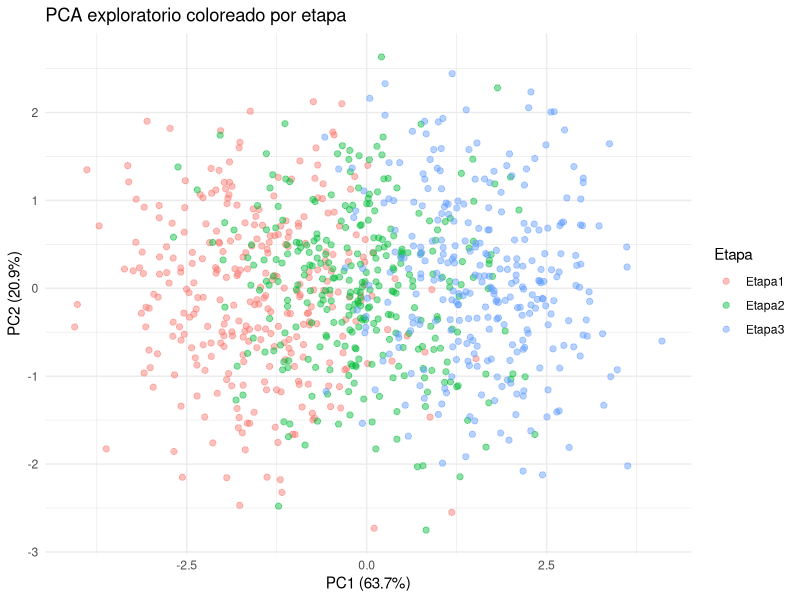
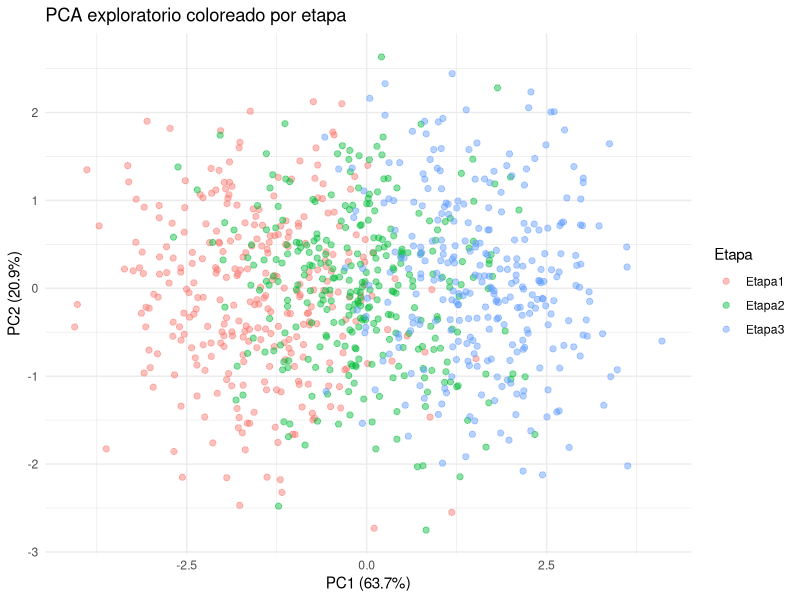

Write the R code that produced these figures, in order. (Note: this script raises an error after producing the figures.)
# Fundamentos de programación en R
# Unidad 6. Reportes reproducibles con Quarto
# Script para ejercicio: del script al reporte reproducible

# Este script corre completo, pero no está explicado línea por línea.
# La actividad consiste en identificar qué hace cada bloque y organizarlo
# dentro de un reporte Quarto (.qmd).


# Paquetes ---------------------------------------------------------------

library(readxl)
library(dplyr)
library(ggplot2)


# Datos ------------------------------------------------------------------

# Importar datos desde Excel.
# Recuerda: este script está pensado para ejecutarse desde la raíz del proyecto.
datos <- read_excel("data/U6_datos_pca.xlsx")

# Exploración inicial de la tabla.
head(datos)
dim(datos)
names(datos)
str(datos)


# Preparación de datos ---------------------------------------------------

# Separar columnas de metadatos.
metadatos <- datos %>%
  select(muestra, etapa, tratamiento, sitio)

# Seleccionar variables numéricas para el PCA.
genes <- c("TAR", "ARF", "CO", "GA")

datos_pca <- datos %>%
  select(all_of(genes))

# Revisar objetos creados.
head(metadatos)
head(datos_pca)


# PCA --------------------------------------------------------------------

# Ejecutar PCA con variables centradas y escaladas.
pca_resultado <- prcomp(
  datos_pca,
  center = TRUE,
  scale. = TRUE
)

# Revisar estructura general del resultado.
str(pca_resultado)


# Varianza explicada -----------------------------------------------------

# Calcular la varianza explicada por cada componente principal.
varianza <- pca_resultado$sdev^2
varianza_explicada <- varianza / sum(varianza)

tabla_varianza <- data.frame(
  componente = paste0("PC", seq_along(varianza_explicada)),
  varianza_explicada = varianza_explicada,
  porcentaje = varianza_explicada * 100
)

tabla_varianza

# Guardar porcentajes para etiquetas de los ejes.
pc1 <- round(tabla_varianza$porcentaje[1], 1)
pc2 <- round(tabla_varianza$porcentaje[2], 1)


# Coordenadas de muestras ------------------------------------------------

# Extraer coordenadas de las muestras en el espacio del PCA.
pca_scores <- as.data.frame(pca_resultado$x)

# Agregar metadatos a las coordenadas del PCA.
pca_scores <- bind_cols(metadatos, pca_scores)

head(pca_scores)


# Figura -----------------------------------------------------------------

# Construir figura principal del PCA.
pca_etapa <- ggplot(pca_scores, aes(x = PC1, y = PC2, color = etapa)) +
  geom_point(size = 1.8, alpha = 0.45) +
  labs(
    title = "PCA exploratorio coloreado por etapa",
    x = paste0("PC1 (", pc1, "%)"),
    y = paste0("PC2 (", pc2, "%)"),
    color = "Etapa"
  ) +
  theme_minimal()

pca_etapa


# Exportar ---------------------------------------------------------------

# Guardar figura y tablas principales en results/.
ggsave(
  filename = "results/U6_pca_reporte_etapa.png",
  plot = pca_etapa,
  width = 7,
  height = 5,
  dpi = 300
)

write.csv(
  tabla_varianza,
  "results/U6_pca_reporte_varianza_explicada.csv",
  row.names = FALSE
)

write.csv(
  pca_scores,
  "results/U6_pca_reporte_scores.csv",
  row.names = FALSE
)


# Preguntas para trasladar al reporte -----------------------------------

# 1. ¿Qué representa cada fila de la tabla original?
# 2. ¿Qué columnas se usaron como metadatos?
# 3. ¿Qué columnas se usaron para calcular el PCA?
# 4. ¿Qué porcentaje de variación explican PC1 y PC2?
# 5. ¿Qué patrón general se observa al colorear por etapa?
# 6. ¿Qué limitación debe mencionarse al interpretar este PCA?
